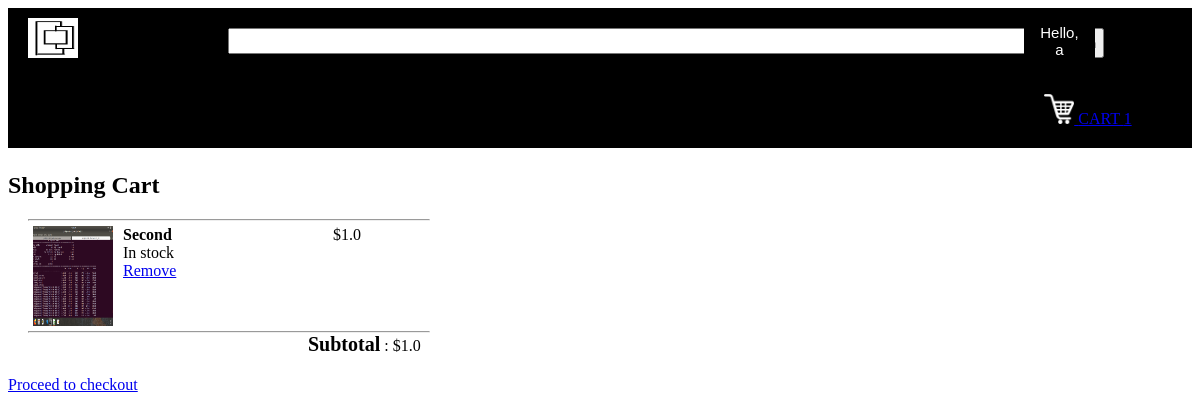
Before: /cart (signed in) with the older database file.
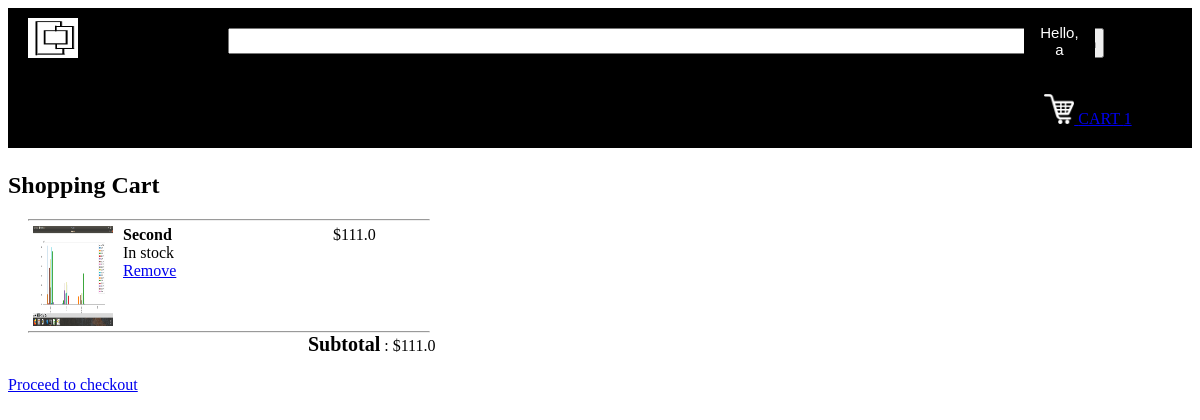
After: the same page with the newer database file.
### tables this page shows
CREATE TABLE products
		(productId INTEGER PRIMARY KEY,
		name TEXT,
		price REAL,
		description TEXT,
		image TEXT,
		stock INTEGER,
		categoryId INTEGER, sellerid integer,
		FOREIGN KEY(categoryId) REFERENCES categories(categoryId)
		);

### main.py (the view)
@app.route("/cart")
def cart():
    if 'email' not in session:
        return redirect(url_for('loginForm'))
    loggedIn, firstName, noOfItems = getLoginDetails()
    cust = Customer(session["email"])
    products,totalPrice = cust.cart()
    return render_template("cart.html", products = products, totalPrice=totalPrice, loggedIn=loggedIn, firstName=firstName, noOfItems=noOfItems)

### Customer.py (called while the page is built)
    def get_address(self,email):
        con = sqlite3.connect('database.db')
        cur = con.cursor()
        self.email = email
        cur.execute('SELECT address1,address2,zipcode,city,state,country,phone FROM users WHERE email = ? ',(email,))
        rows = cur.fetchall()
        address = rows[0][0]+" "+rows[0][1]+" "+ rows[0][2]+" "+rows[0][3]+" "+rows[0][4]+" "+rows[0][5]+" "
        con.close()
        return address

    def cart(self):
        totalPrice=0
        with sqlite3.connect('database.db') as conn:
            cur = conn.cursor()
            cur.execute("SELECT userId FROM users WHERE email = '" + self._email + "'")
            userId = cur.fetchone()[0]
            cur.execute("SELECT products.productId, products.name, products.price, products.image FROM products, kart WHERE products.productId = kart.productId AND kart.userId = " + str(userId))
            products = cur.fetchall()
        totalPrice = 0
        for row in products:
            totalPrice += row[2]
        return products,totalPrice

### main.py (called while the page is built)
def getLoginDetails():
    with sqlite3.connect('database.db') as conn:
        cur = conn.cursor()
        if 'email' not in session:
            loggedIn = False
            firstName = ''
            noOfItems = 0
        else:
            loggedIn = True
            cur.execute("SELECT userId, firstName FROM users WHERE email = '" + session['email'] + "'")
            userId, firstName = cur.fetchone()
            cur.execute("SELECT count(productId) FROM kart WHERE userId = " + str(userId))
            noOfItems = cur.fetchone()[0]
    conn.close()
    return (loggedIn, firstName, noOfItems)

### templates/cart.html (shortened to what this page needs)
<!DOCTYPE HTML>
<html>
<head>
<link rel="stylesheet" href={{url_for('static', filename='css/cart.css')}} />
<link rel="stylesheet" href={{url_for('static', filename='css/topStyle.css') }} />
</head>
<body>
<div id="title">
	<a href="/">
	<img id="logo" src= {{ url_for('static', filename='images/logo.png') }} />
	</a>
	<form>
		<input id="searchBox" type="text" name="searchQuery">
	</form>
	{% if not loggedIn %}
		<div id="signInButton">
			<a class="link" href="/loginForm">Sign In</a>
		</div>
	{% else %}
	<div class="dropdown">
		<button class="dropbtn">Hello, <br>{{firstName}}</button>
	</div>
	{% endif %}
	<div id="kart">
		<a class="link" href="/cart">
		<img src={{url_for('static', filename='images/shoppingCart.png')}} id="cartIcon" />
		CART {{noOfItems}}
		</a>
	</div>
</div>
<div id="cartItems">
	<h2>Shopping Cart</h2>
	<div id="tableItems">
		{% for row in products %}
		<div>
			<hr id="seperator">
			<div id="itemImage">
				<img src={{url_for('static', filename='uploads/'+row[3])}} id="image"/>
			</div>
			<div id="itemName">
				<span id="itemNameTag">{{row[1]}}</span><br>
				In stock<br>
				<a href="/removeFromCart?productId={{row[0]}}">Remove</a>
			</div>
			<div id="itemPrice">
				${{row[2]}}
			</div>
		</div>
		{% endfor %}
		<hr id="seperator">
		<div id="total">
			<span id="subtotal">Subtotal</span> : ${{totalPrice}}
		</div>
	</div>
</div>
<a href="/checkout">Proceed to checkout</a>
</body>
</html>

### static/css/cart.css (style rules this page uses)
#tableItems { margin-left: 20px; margin-right: 20px; margin-top: 20px; margin-bottom: 20px; }
#itemImage { margin-left: 5px; margin-right: 5px; margin-top: 5px; margin-bottom: 5px; height: 100px; float: left; }
#itemName { margin-left: 5px; margin-right: 5px; margin-top: 5px; margin-bottom: 5px; height: 100px; width: 200px; float: left; }
#itemPrice { margin-left: 5px; margin-right: 5px; margin-top: 5px; margin-bottom: 5px; height: 100px; display: inline-block; }
#image { height: 100px; width: 80px; }
#seperator { margin: 0px; max-width: 400px; }
#total { padding-left: 280px; }
#itemNameTag { font-weight: bold; }
#subtotal { font-weight: bold; font-size: 20px; }

### static/css/topStyle.css (style rules this page uses)
#logo { height: 40px; width: 50px; margin-left: 20px; margin-top: 10px; margin-bottom: 10px; margin-right: 20px; float: left; }
#title { background-color: black; display: inline-block; width: 100%; }
#searchBox { position: relative; left: 110px; height: 20px; width: 800px; margin-left: 20px; margin-top: 20px; margin-bottom: 20px; margin-right: 20px; float: left; font-size: 1.5em; }
.dropbtn { background-color: black; color: white; padding: 16px; font-size: 15px; border: none; cursor: pointer; }
.dropdown { position: relative; float: left; }
#kart { color: white; margin-top: 20px; margin-bottom: 20px; margin-left: 20px; margin-right: 20px; float: left; }
#cartIcon { height: 30px; width: 30px; }

Changed rows visible on the page:
changed products "Second": image: a different picture; price "1.0" → "111.0"
Other visible differences:
{{ totalPrice }}: "1.0" → "111.0"
